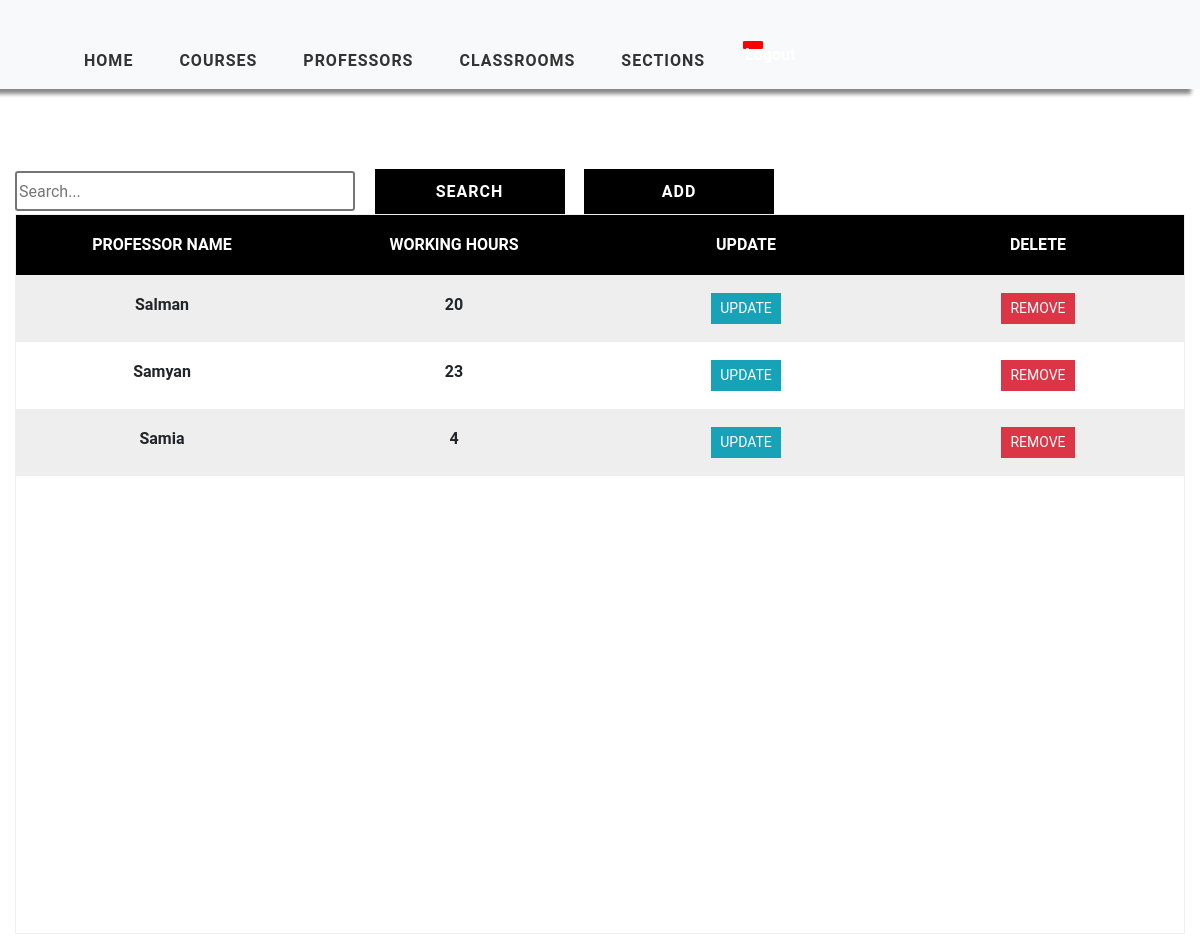
The page /professor_view/ (signed in) on the database its author committed.
### timetableapp/models.py (models this page shows, shortened)
class Professor(models.Model):
    professor_id = models.CharField(max_length=2000,primary_key=True)
    professor_name = models.CharField(max_length=2000, null=True)
    working_hours = models.IntegerField(null=True)
    available_hours = models.IntegerField(null=True)

### timetableapp/views.py (the view)
# urls.py: path('professor_view/', views.ProfessorTable, name='professor_view'),
@login_required(login_url='login')
def ProfessorTable(request):
    professor1 = Professor.objects.all()
    context = {'professor1': professor1}
    return render(request, 'timetableapp/ProfessorTable.html', context)

### timetableapp/templates/timetableapp/ProfessorTable.html
{% extends 'timetableapp/main.html' %}
{% load static %}
{% block content %}
    <div class="container-fluid">
    <div class="search">
        <input type="text" class="searchbox" placeholder="Search...">
        <input type="submit" value="Search" class="searchButton">
        <a href="{% url 'add-professor' %}"><button class="searchButton">Add </button></a>
    </div>
        <div class="table  text-center">
            <div class="table-header">
                <div class="header__item filter__link">
                   Professor Name
                </div>
                <div class="header__item filter__link">
                  Working Hours
                </div>
                <div class="header__item filter__link">
                    Update
                </div>
                <div class="header__item filter__link">
                    Delete
                </div>
            </div>
            <div class="tab-content">
                {% for prof in professor1 %}
                <div class="table-row text-center">
                    <div class="table-data">
                        {{ prof.professor_name }}
                    </div>
                    <div class="table-data">
                        {{ prof.working_hours}}
                    </div>
                    <div class="table-data">
                       <a href="{% url 'update-professor' prof.professor_id %}" class="btn btn-sm btn-info">Update</a>
                    </div>
                    <div class="table-data">
                       <a href="{% url 'delete-professor' prof.professor_id %}" class="btn btn-sm btn-danger" >Remove</a>
                    </div>
                </div>
                {% endfor %}
            </div>
        </div>
    </div>
{% endblock %}

### static/css/style.css (style rules this page uses)
a { cursor: pointer; }

### static/css/tables.css (style rules this page uses)
*, *:before, *:after { box-sizing: border-box; }
body { font-family: "Roboto", sans-serif; margin: 0; }
.table { border: 1px solid #eeeeee; overflow-y: auto; overflow-x: auto; overflow-style: marquee-line; height: 720px; }
.table-header { display: flex; width: 100%; background: #000; padding: 18px 0; position: sticky; top: 0; }
.table-row { display: flex; width: 100%; padding: 18px 0; }
.table-row:nth-of-type(odd) { background: #eeeeee; }
.table-data, .header__item { flex: 1 1 20%; text-align: center; font-family: Roboto, sans-serif; font-weight: bold; }
.header__item { text-transform: uppercase; }
.filter__link { color: white; text-decoration: none; position: relative; display: inline-block; padding-left: 24px; padding-right: 24px; }
.filter__link::after { content: ""; position: absolute; right: -18px; color: white; font-size: 12px; top: 50%; transform: translateY(-50%); }
.btn { border-radius: 0 !important; font-family: Roboto, sans-serif !important; text-transform: uppercase; }
.search { display: inline-block; }
.searchbox { width: 340px; height: 40px; border-style: solid; border-radius: 3px; font-family: Roboto, sans-serif; text-align: justify; }
.searchButton { width: 190px; height: 45px ; font-family: Roboto, sans-serif; text-transform: uppercase; letter-spacing: 1px; font-weight: bolder; color: white ; background: black; margin-left: 15px; margin-top: 40px; border-color: black ; border-radius: 0 ; border-style: solid; border-width: 3px ; }

### rows shown on the page
Professor: professor_name "Salman", working_hours "20"
Professor: professor_name "Samyan", working_hours "23"
Professor: professor_name "Samia", working_hours "4"
